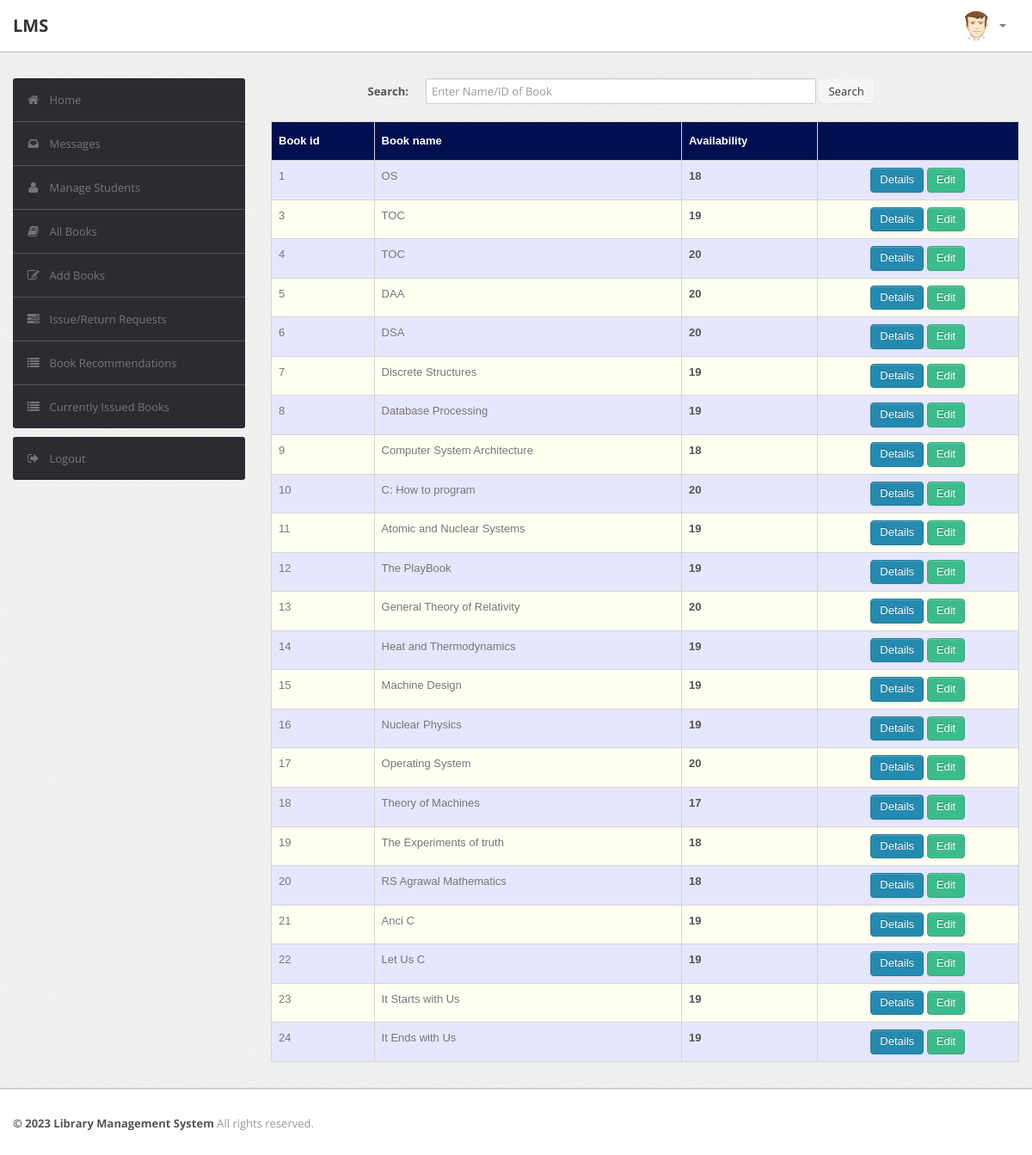
/admin/book.php (signed in), run on the app's committed database.
### tables this page shows
CREATE TABLE `book` (
  `BookId` int(10) NOT NULL,
  `Title` varchar(50) DEFAULT NULL,
  `Publisher` varchar(50) DEFAULT NULL,
  `Year` varchar(50) DEFAULT NULL,
  `Availability` int(5) DEFAULT NULL
);

### admin/book.php (the view, shortened to what this page needs)
<?php
require('dbconn.php');
?>
<?php
if ($_SESSION['RollNo']) {
    ?>
<!DOCTYPE html>
<html lang="en">
    <head>
        <link type="text/css" href="bootstrap/css/bootstrap.min.css" rel="stylesheet">
        <link type="text/css" href="bootstrap/css/bootstrap-responsive.min.css" rel="stylesheet">
        <link type="text/css" href="css/theme.css" rel="stylesheet">
        <link type="text/css" href="images/icons/css/font-awesome.css" rel="stylesheet">
    </head>
    <body>
        <div class="navbar navbar-fixed-top">
            <div class="navbar-inner">
                <div class="container">
                        <a class="brand" href="index.php">LMS </a>
                    <div class="nav-collapse collapse navbar-inverse-collapse">
                        <ul class="nav pull-right">
                            <li class="nav-user dropdown"><a href="#" class="dropdown-toggle" data-toggle="dropdown">
                                <img src="images/user.png" class="nav-avatar" />
                                <b class="caret"></b></a>
                            </li>
                        </ul>
                    </div>
                </div>
            </div>
        </div>
        <div class="wrapper">
            <div class="container">
                <div class="row">
                    <div class="span3">
                        <div class="sidebar">
                            <ul class="widget widget-menu unstyled">
                                <li class="active"><a href="index.php"><i class="menu-icon icon-home"></i>Home
                                </a></li>
                                 <li><a href="message.php"><i class="menu-icon icon-inbox"></i>Messages</a>
                                </li>
                                <li><a href="student.php"><i class="menu-icon icon-user"></i>Manage Students </a>
                                </li>
                                <li><a href="book.php"><i class="menu-icon icon-book"></i>All Books </a></li>
                                <li><a href="addbook.php"><i class="menu-icon icon-edit"></i>Add Books </a></li>
                                <li><a href="requests.php"><i class="menu-icon icon-tasks"></i>Issue/Return Requests </a></li>
                                <li><a href="recommendations.php"><i class="menu-icon icon-list"></i>Book Recommendations </a></li>
                                <li><a href="current.php"><i class="menu-icon icon-list"></i>Currently Issued Books </a></li>
                            </ul>
                            <ul class="widget widget-menu unstyled">
                                <li><a href="logout.php"><i class="menu-icon icon-signout"></i>Logout </a></li>
                            </ul>
                        </div>
                    </div>
                    <div class="span9">
                  <form class="form-horizontal row-fluid" action="book.php" method="post">
                                        <div class="control-group">
                                            <label class="control-label" for="Search"><b>Search:</b></label>
                                            <div class="controls">
                                                <input type="text" id="title" name="title" placeholder="Enter Name/ID of Book" class="span8" required>
                                                <button type="submit" name="submit"class="btn">Search</button>
                                            </div>
                                        </div>
                                    </form>
                                    <br>
                                    <?php
                                    if(isset($_POST['submit']))
                                        {$s=$_POST['title'];
                                            $sql="select * from book where BookId='$s' or Title like '%$s%'";
                                        }
                                    else
                                        $sql="select * from book";
                                    $result=$conn->query($sql);
                                    $rowcount=mysqli_num_rows($result);
                                    if(!($rowcount))
                                        echo "<br><center><h2><b><i>No Results</i></b></h2></center>";
                                    else
                                    {
                                    ?>
                        <table class="table" id = "tables">
                                  <thead>
                                    <tr>
                                      <th>Book id</th>
                                      <th>Book name</th>
                                      <th>Availability</th>
                                      <th></th>
                                    </tr>
                                  </thead>
                                  <tbody>
                                    <?php
                            while($row=$result->fetch_assoc())
                            {
                                $bookid=$row['BookId'];
                                $name=$row['Title'];
                                $avail=$row['Availability'];
                            ?>
                                    <tr>
                                      <td><?php echo $bookid ?></td>
                                      <td><?php echo $name ?></td>
                                      <td><b><?php echo $avail ?></b></td>
                                        <td><center>
                                            <a href="bookdetails.php?id=<?php echo $bookid; ?>" class="btn btn-primary">Details</a>
                                            <a href="edit_book_details.php?id=<?php echo $bookid; ?>" class="btn btn-success">Edit</a>
                                        </center></td>
                                    </tr>
                               <?php }} ?>
                               </tbody>
                                </table>
                            </div>
                </div>
            </div>
        </div>
<div class="footer">
            <div class="container">
                <b class="copyright">&copy; 2023 Library Management System </b>All rights reserved.
            </div>
        </div>
    </body>
</html>
<?php }
else {
    echo "<script type='text/javascript'>alert('Access Denied!!!')</script>";
} ?>

### admin/css/theme.css (style rules this page uses)
#tables { font-family: "Trebuchet MS", Arial, Helvetica, sans-serif; border-collapse: collapse; width: 100%; }
#tables td, #tables th { border: 1px solid #ddd; padding: 8px; }
#tables tr:nth-child(even) { background-color: #fffff2; }
#tables tr:nth-child(odd) { background-color: #e6e6ff; }
#tables th { padding-top: 12px; padding-bottom: 12px; text-align: left; background-color: #000F50; color: white; }
body { font-size: 13px; font-family: 'Open Sans', Arial, sans-serif; background: #fff; color: #777 }
strong, b { color: #555 }
.wrapper { background: url(../images/bg.png) #eee; border-bottom: 1px solid #bbb; -webkit-box-shadow: 0 1px 2px rgba(0,0,0,0.1); -moz-box-shadow: 0 1px 2px rgba(0,0,0,0.1); box-shadow: 0 1px 2px rgba(0,0,0,0.1); padding: 30px 0 }
.footer { color: #999; padding: 30px 0 60px }
form { margin: 0 }
select, textarea, input[type="text"], input[type="password"], input[type="datetime"], input[type="datetime-local"], input[type="date"], input[type="month"], input[type="time"], input[type="week"], input[type="number"], input[type="email"], input[type="url"], input[type="search"], input[type="tel"], input[type="color"], .uneditable-input, label, input, button, select, textarea { -webkit-border-radius: 3px; -moz-border-radius: 3px; border-radius: 3px; font-size: 13px; font-family: 'Open Sans', Tahoma, Arial, sans-serif }
body [class^="icon-"], body [class*=" icon-"] { font-size: 14px; line-height: 20px; height: 20px }
.form-horizontal .control-group, .form-vertical .control-group { margin-bottom: 0 }
.navbar { position: static!important; margin: 0!important }
.navbar .navbar-inner { background: #fff; border-bottom: 1px solid #bbb; -webkit-box-shadow: 0 1px 2px rgba(0,0,0,0.15); -moz-box-shadow: 0 1px 2px rgba(0,0,0,0.15); box-shadow: 0 1px 2px rgba(0,0,0,0.15) }
.navbar .brand { color: #333; font-weight: bold; font-size: 20px; margin-right: 20px; padding: 20px }
.navbar .nav>li>a { padding: 20px 15px; font-weight: bold; color: #777 }
.nav-user>a { height: 20px }
.nav-avatar { width: 34px; height: 34px; margin: -7px 5px 0 0; -webkit-border-radius: 50%; -moz-border-radius: 50%; border-radius: 50% }
.btn, .btn-box { -webkit-border-radius: 3px; -moz-border-radius: 3px; border-radius: 3px }
.btn { font-size: 13px; font-weight: 600 }
.btn { display: inline-block; margin-bottom: 0; font-weight: 400; text-align: center; vertical-align: middle; cursor: pointer; background-image: none; border: 1px solid transparent; white-space: nowrap; padding: 4px 10px; font-size: 13px; line-height: 1.42857; border-radius: 4px; -webkit-user-select: none; -moz-user-select: none; -ms-user-select: none; user-select: none }
.btn-primary { color: #fff; background-color: #248aaf; border-color: #20799a }
.btn-success { color: #fff; background-color: #3cbc8d; border-color: #36a97f }
.table { margin-bottom: 0 }
.table th, .table td { border-color: #d5d5d5!important }
.widget-menu { background: #fff; -webkit-border-radius: 3px; -moz-border-radius: 3px; border-radius: 3px; overflow: hidden }
.widget-menu a { color: #555; display: block; line-height: 20px; padding: 15px; text-decoration: none!important }
.widget-menu .menu-icon { margin-right: 10px; color: #767676; -webkit-transition: all .2s ease-in-out; -moz-transition: all .2s ease-in-out; transition: all .2s ease-in-out; }
.widget-menu>li+li { border-top: 1px solid #555 }
.widget-menu>li>a { background-color: #2d2b32; color: #767676; -webkit-transition: all .2s ease-in-out; -moz-transition: all .2s ease-in-out; transition: all .2s ease-in-out; }

### data on the page
book: BookId "1", Title "OS", Availability "18"
book: BookId "3", Title "TOC", Availability "19"
book: BookId "4", Title "TOC", Availability "20"
book: BookId "5", Title "DAA", Availability "20"
book: BookId "6", Title "DSA", Availability "20"
book: BookId "7", Title "Discrete Structures", Availability "19"
book: BookId "8", Title "Database Processing", Availability "19"
book: BookId "9", Title "Computer System Architecture", Availability "18"
book: BookId "10", Title "C: How to program", Availability "20"
book: BookId "11", Title "Atomic and Nuclear Systems", Availability "19"
book: BookId "12", Title "The PlayBook", Availability "19"
book: BookId "13", Title "General Theory of Relativity", Availability "20"
book: BookId "14", Title "Heat and Thermodynamics", Availability "19"
book: BookId "15", Title "Machine Design", Availability "19"
book: BookId "16", Title "Nuclear Physics", Availability "19"
book: BookId "17", Title "Operating System", Availability "20"
book: BookId "18", Title "Theory of Machines", Availability "17"
book: BookId "19", Title "The Experiments of truth", Availability "18"
book: BookId "20", Title "RS Agrawal Mathematics", Availability "18"
book: BookId "21", Title "Anci C", Availability "19"
book: BookId "22", Title "Let Us C", Availability "19"
book: BookId "23", Title "It Starts with Us", Availability "19"
book: BookId "24", Title "It Ends with Us", Availability "19"
